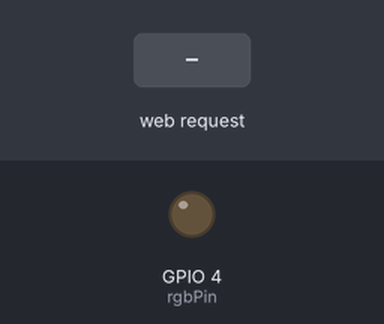
Recording of a program running on a simulated ESP8266 (NodeMCU). Parts: output pins drawn as LEDs (lit = HIGH). The test bench sets the inputs (shaded band). WiFi joins after 1.5 s; servers stay silent unless stated; what the program prints to the serial monitor is not drawn.

Above: at 2.7 s.
2.8 s: HTTP request GET /5/on received
At 3.8 s:
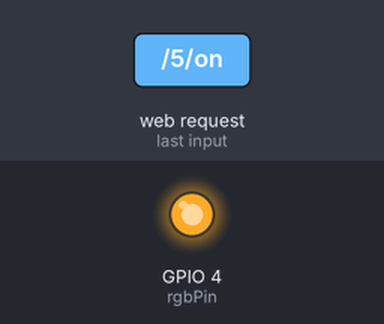
4.3 s: HTTP request GET /5/off received
At 4.9 s:
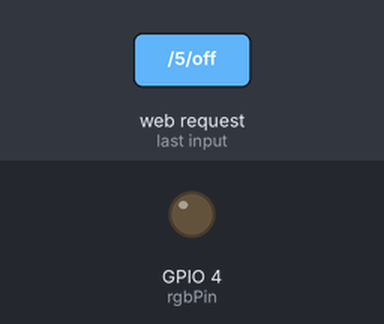
Timing chart, 0 to 7.3 s (numbered marks = the images above; inputs shaded):
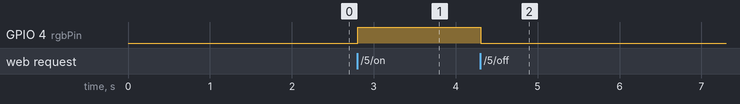

Measured:
- after the input at 2.8 s, GPIO 4 (rgbPin): LOW → HIGH at once
- after the input at 4.3 s, GPIO 4 (rgbPin): HIGH → LOW at once

The program:

main.cpp
```cpp
#include <Arduino.h>
#include <ESP8266WiFi.h>

//WiFi Credentials
#define SSID "Sanket"
#define PASS "Gunjal@8378"

//WebServer Port Number
WiFiServer server(80);

//variable that will store http request
String header;

//output variables to GPIO pins
String rgbPinState = "off";

// RGB LED connection to ESP8266 on pin number 4
const int rgbPin = 4;

void setup() {
  pinMode(rgbPin, OUTPUT);
  digitalWrite(rgbPin, LOW);
  Serial.begin(112500);

  // Lets connect to the WiFi Network
  WiFi.begin(SSID, PASS);
  while (WiFi.status() != WL_CONNECTED){
    delay(500);
    Serial.print(".");
  }
  Serial.print("WiFi Connection Established!\n");
  Serial.print("IP Address: ");
  Serial.print(WiFi.localIP());
  server.begin();
}

void loop() {
  WiFiClient client = server.available();           // keep listening for the incoming clients

  if (client){                                      // If a new client is connected
    Serial.print("New Client!");
    String currentline = "";                        // The string will hold the incoming data from the client

    while (client.connected()){                      // loop while the client is connected
      if (client.available()){
        char c = client.read();
        Serial.write(c);
        header += c;

        if ( c == '\n'){                            // If the byte is a newline character
          if(currentline.length() == 0){
            client.println("HTTP/1.1 200 OK");
            client.println("Content-type:text/html");
            client.println("Connection: Close");
            client.println();

            //turn the LED on and off
            if (header.indexOf("GET /5/on") >= 0){
              Serial.println("The RGB LED is ON");
              rgbPinState = "on";
              digitalWrite(rgbPin, HIGH);
            }
            else if (header.indexOf("GET /5/off") >= 0){
              Serial.println("The RGB LED is OFF");
              rgbPinState = "off";
              digitalWrite(rgbPin, LOW);
            }

            //Display the HTML web page
            client.println("<!DOCTYPE html><html>");
            client.println("<head><meta name=\"viewport\" content=\"width=device-width, initial-scale=1\">");
            client.println("<link rel=\"icon\" href=\"data:,\">");
            // CSS to style the on/off buttons
            // Feel free to change the background-color and font-size attributes to fit your preferences
            client.println("<style>html { font-family: Merriweather; display: inline-block; margin: 0px auto; text-align: center;}");
            client.println(".button { background-color: #0083EB; border: none; color: white; padding: 16px 40px;");
            client.println("text-decoration: none; font-size: 30px; margin: 2px; cursor: pointer;}");
            client.println(".button2 {background-color: #EB0201;}</style></head>");

            // Web Page Heading
            client.println("<body><h1>LED CONTROL</h1>");
            // Display current state, and ON/OFF buttons for GPIO 5
            client.println("<p>GPIO 5 - State " + rgbPinState + "</p>");
            // If the output5State is off, it displays the ON button
            if (rgbPinState == "off") {
              client.println("<p><a href=\"/5/on\"><button class=\"button\">ON</button></a></p>");
            }
            else {
              client.println("<p><a href=\"/5/off\"><button class=\"button button2\">OFF</button></a></p>");
            }
            client.println("</body></html>");

            // The HTTP response ends with another blank line
            client.println();
            //break out of while loop
            break;
          }
          else {                                                                    // If you got a newline, then clear cuttentLine
            currentline = "";
          }
        }
        else if (c != '\r') {                                                       // If you got anything else but a carriage
          currentline += c;                                                         // Add it to the end of the currentLine
        }
      }
    }
    // Clear the header variable
    header = "";
    //close the connection
    client.stop();
    Serial.println("Client disconnected.");
    Serial.println();
  }
}
```
